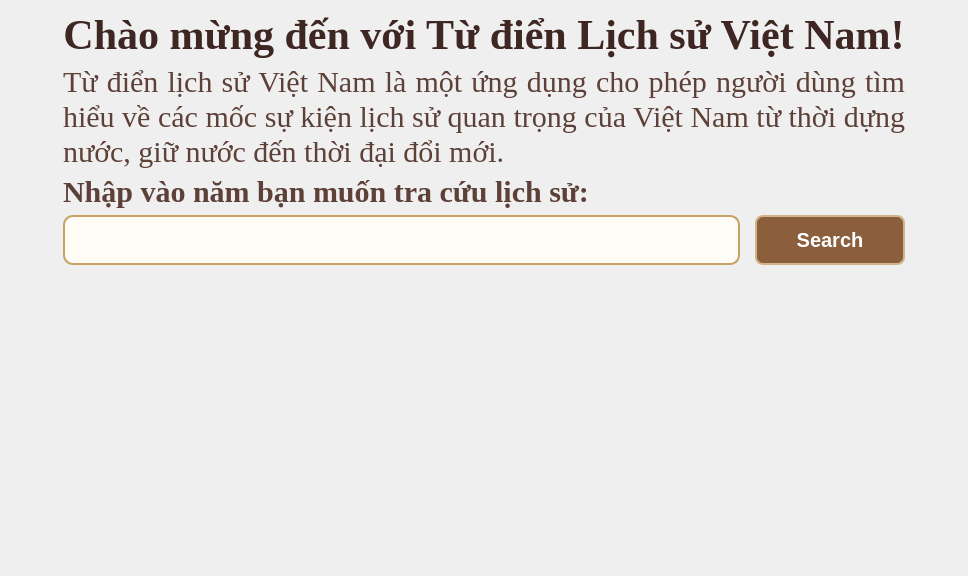
      <widget class="QWidget" name="homePage">
       <layout class="QHBoxLayout" name="horizontalLayout_3">
        <item>
         <spacer name="horizontalSpacer">
          <property name="orientation">
           <enum>Qt::Horizontal</enum>
          </property>
          <property name="sizeHint" stdset="0">
           <size>
            <width>52</width>
            <height>20</height>
           </size>
          </property>
         </spacer>
        </item>
        <item>
         <layout class="QVBoxLayout" name="verticalLayout_2">
          <item>
           <widget class="QLabel" name="welcome_label">
            <property name="font">
             <font>
              <family>Times New Roman</family>
              <pointsize>-1</pointsize>
              <weight>75</weight>
              <bold>true</bold>
             </font>
            </property>
            <property name="styleSheet">
             <string notr="true">font-family: &quot;Times New Roman&quot;;

    font-size: 42px;
    font-weight: bold;
    color: #3e2723;
border: 0 0 0 0;</string>
            </property>
            <property name="text">
             <string>Chào mừng đến với Từ điển Lịch sử Việt Nam!</string>
            </property>
            <property name="alignment">
             <set>Qt::AlignCenter</set>
            </property>
           </widget>
          </item>
          <item>
           <widget class="QLabel" name="about_us_label">
            <property name="font">
             <font>
              <family>Times New Roman</family>
              <pointsize>-1</pointsize>
             </font>
            </property>
            <property name="styleSheet">
             <string notr="true">    font-size: 30px;
    color: #5d4037;
border: 0 0 0 0;
font-family: &quot;Times New Roman&quot;;</string>
            </property>
            <property name="text">
             <string>Từ điển lịch sử Việt Nam là một ứng dụng cho phép người dùng tìm hiểu về các mốc sự kiện lịch sử quan trọng của Việt Nam từ thời dựng nước, giữ nước đến thời đại đổi mới.</string>
            </property>
            <property name="alignment">
             <set>Qt::AlignJustify|Qt::AlignVCenter</set>
            </property>
            <property name="wordWrap">
             <bool>true</bool>
            </property>
           </widget>
          </item>
          <item>
           <widget class="QLabel" name="search_label">
            <property name="font">
             <font>
              <family>Times New Roman</family>
              <pointsize>-1</pointsize>
              <weight>75</weight>
              <bold>true</bold>
             </font>
            </property>
            <property name="styleSheet">
             <string notr="true">    font-size: 30px;
    color: #5d4037;
border: 0 0 0 0;
font-family: &quot;Times New Roman&quot;;
font-weight: bold;</string>
            </property>
            <property name="text">
             <string>Nhập vào năm bạn muốn tra cứu lịch sử:</string>
            </property>
            <property name="wordWrap">
             <bool>true</bool>
            </property>
           </widget>
          </item>
          <item>
           <layout class="QHBoxLayout" name="horizontalLayout_2">
            <property name="spacing">
             <number>15</number>
            </property>
            <item>
             <widget class="QLineEdit" name="search_bar">
              <property name="minimumSize">
               <size>
                <width>0</width>
                <height>50</height>
               </size>
              </property>
              <property name="styleSheet">
               <string notr="true">QLineEdit {
    background-color: #fffdf5;
    border: 2px solid #c8a165;
    border-radius: 10px;
    padding: 5px;
color: black;
    font-size: 25px;
font-family: &quot;Times New Roman&quot;;
font-weight: bold;
}

QLineEdit:focus {
    border: 2px solid #8b5e3c;
}</string>
              </property>
              <property name="alignment">
               <set>Qt::AlignCenter</set>
              </property>
             </widget>
            </item>
            <item>
             <widget class="QPushButton" name="search_button">
              <property name="minimumSize">
               <size>
                <width>150</width>
                <height>50</height>
               </size>
              </property>
              <property name="styleSheet">
               <string notr="true">QPushButton {
    background-color: #8b5e3c;
    color: white;
    border-radius: 8px;
    padding: 5px;
font-size: 20px;
font-weight: bold;
    border: 2px solid #d2b48c;
}

QPushButton:hover {
    background-color: #a97449;
}

QPushButton:pressed {
background-color: #3e2723;
}</string>
              </property>
              <property name="text">
               <string>Search</string>
              </property>
             </widget>
            </item>
           </layout>
          </item>
          <item>
           <spacer name="verticalSpacer">
            <property name="orientation">
             <enum>Qt::Vertical</enum>
            </property>
            <property name="sizeType">
             <enum>QSizePolicy::Fixed</enum>
            </property>
            <property name="sizeHint" stdset="0">
             <size>
              <width>20</width>
              <height>300</height>
             </size>
            </property>
           </spacer>
          </item>
         </layout>
        </item>
        <item>
         <spacer name="horizontalSpacer_2">
          <property name="orientation">
           <enum>Qt::Horizontal</enum>
          </property>
          <property name="sizeHint" stdset="0">
           <size>
            <width>52</width>
            <height>20</height>
           </size>
          </property>
         </spacer>
        </item>
       </layout>
      </widget>
